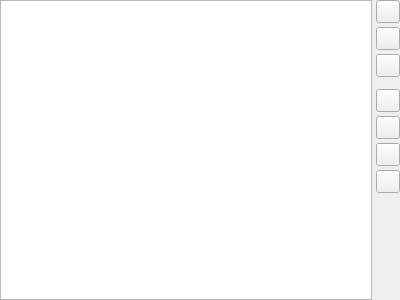
<?xml version="1.0" encoding="UTF-8"?>
<ui version="4.0">
 <class>ColorSwatches</class>
 <widget class="QWidget" name="ColorSwatches">
  <property name="geometry">
   <rect>
    <x>0</x>
    <y>0</y>
    <width>400</width>
    <height>300</height>
   </rect>
  </property>
  <property name="windowTitle">
   <string>Form</string>
  </property>
  <layout class="QVBoxLayout" name="verticalLayout">
   <property name="spacing">
    <number>4</number>
   </property>
   <property name="leftMargin">
    <number>0</number>
   </property>
   <property name="topMargin">
    <number>0</number>
   </property>
   <property name="rightMargin">
    <number>0</number>
   </property>
   <property name="bottomMargin">
    <number>0</number>
   </property>
   <item>
    <layout class="QHBoxLayout" name="horizontalLayout">
     <property name="spacing">
      <number>4</number>
     </property>
     <property name="topMargin">
      <number>0</number>
     </property>
     <item>
      <widget class="ColorListView" name="listSwatches"/>
     </item>
     <item>
      <layout class="QVBoxLayout" name="verticalLayout_2">
       <property name="spacing">
        <number>4</number>
       </property>
       <property name="topMargin">
        <number>0</number>
       </property>
       <item>
        <widget class="QToolButton" name="buttonAdd">
         <property name="text">
          <string/>
         </property>
        </widget>
       </item>
       <item>
        <widget class="QToolButton" name="buttonRemove">
         <property name="text">
          <string/>
         </property>
        </widget>
       </item>
       <item>
        <widget class="QToolButton" name="buttonDuplicate">
         <property name="text">
          <string/>
         </property>
        </widget>
       </item>
       <item>
        <spacer name="verticalSpacer_8">
         <property name="orientation">
          <enum>Qt::Vertical</enum>
         </property>
         <property name="sizeType">
          <enum>QSizePolicy::Fixed</enum>
         </property>
         <property name="sizeHint" stdset="0">
          <size>
           <width>0</width>
           <height>8</height>
          </size>
         </property>
        </spacer>
       </item>
       <item>
        <widget class="QToolButton" name="buttonLoad">
         <property name="text">
          <string/>
         </property>
        </widget>
       </item>
       <item>
        <widget class="QToolButton" name="buttonSave">
         <property name="text">
          <string/>
         </property>
        </widget>
       </item>
       <item>
        <widget class="QToolButton" name="buttonImport">
         <property name="text">
          <string/>
         </property>
        </widget>
       </item>
       <item>
        <widget class="QToolButton" name="buttonUnused">
         <property name="text">
          <string/>
         </property>
        </widget>
       </item>
       <item>
        <spacer name="verticalSpacer_9">
         <property name="orientation">
          <enum>Qt::Vertical</enum>
         </property>
         <property name="sizeHint" stdset="0">
          <size>
           <width>0</width>
           <height>0</height>
          </size>
         </property>
        </spacer>
       </item>
      </layout>
     </item>
    </layout>
   </item>
  </layout>
 </widget>
 <customwidgets>
  <customwidget>
   <class>ColorListView</class>
   <extends>QListWidget</extends>
   <header location="global">color_listview/color_listview.h</header>
  </customwidget>
 </customwidgets>
 <resources/>
 <connections/>
</ui>
